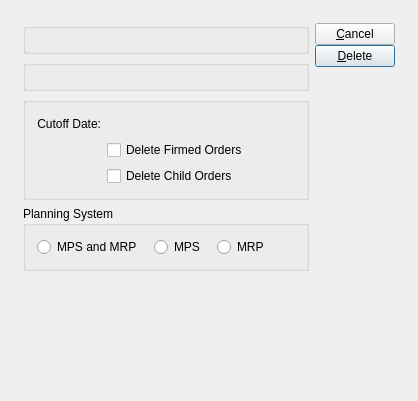
<?xml version="1.0" encoding="UTF-8"?>
<ui version="4.0">
 <comment>This file is part of the xTuple ERP: PostBooks Edition, a free and
open source Enterprise Resource Planning software suite,
Copyright (c) 1999-2019 by OpenMFG LLC, d/b/a xTuple.
It is licensed to you under the Common Public Attribution License
version 1.0, the full text of which (including xTuple-specific Exhibits)
is available at www.xtuple.com/CPAL.  By using this software, you agree
to be bound by its terms.</comment>
 <class>deletePlannedOrdersByPlannerCode</class>
 <widget class="QDialog" name="deletePlannedOrdersByPlannerCode">
  <property name="geometry">
   <rect>
    <x>0</x>
    <y>0</y>
    <width>418</width>
    <height>401</height>
   </rect>
  </property>
  <property name="sizeHint" stdset="0">
   <size>
    <width>432</width>
    <height>401</height>
   </size>
  </property>
  <property name="windowTitle">
   <string>Delete Planned Orders by Planner Code</string>
  </property>
  <layout class="QGridLayout" name="gridLayout_3">
   <item row="0" column="0">
    <layout class="QVBoxLayout" name="verticalLayout_2">
     <property name="spacing">
      <number>12</number>
     </property>
     <property name="margin">
      <number>12</number>
     </property>
     <item>
      <layout class="QHBoxLayout" name="horizontalLayout_2">
       <item>
        <layout class="QVBoxLayout" name="verticalLayout">
         <item>
          <widget class="ParameterGroup" name="_plannerCode">
           <property name="focusPolicy">
            <enum>Qt::TabFocus</enum>
           </property>
           <property name="title">
            <string/>
           </property>
           <property name="fixedSize">
            <bool>false</bool>
           </property>
          </widget>
         </item>
         <item>
          <widget class="WarehouseGroup" name="_warehouse">
           <property name="focusPolicy">
            <enum>Qt::TabFocus</enum>
           </property>
           <property name="title">
            <string/>
           </property>
           <property name="fixedSize">
            <bool>false</bool>
           </property>
          </widget>
         </item>
         <item>
          <widget class="QGroupBox" name="_optionsGroup">
           <property name="title">
            <string/>
           </property>
           <layout class="QGridLayout" name="gridLayout_2">
            <item row="0" column="0">
             <widget class="QLabel" name="_cutoffDateLit">
              <property name="text">
               <string>Cutoff Date:</string>
              </property>
              <property name="alignment">
               <set>Qt::AlignRight|Qt::AlignTrailing|Qt::AlignVCenter</set>
              </property>
             </widget>
            </item>
            <item row="0" column="1">
             <layout class="QHBoxLayout">
              <property name="spacing">
               <number>0</number>
              </property>
              <property name="margin">
               <number>0</number>
              </property>
              <item>
               <widget class="DLineEdit" name="_cutoffDate"/>
              </item>
              <item>
               <spacer>
                <property name="orientation">
                 <enum>Qt::Horizontal</enum>
                </property>
                <property name="sizeType">
                 <enum>QSizePolicy::Expanding</enum>
                </property>
                <property name="sizeHint" stdset="0">
                 <size>
                  <width>20</width>
                  <height>20</height>
                 </size>
                </property>
               </spacer>
              </item>
             </layout>
            </item>
            <item row="1" column="1">
             <widget class="QCheckBox" name="_deleteFirmed">
              <property name="text">
               <string>Delete Firmed Orders</string>
              </property>
             </widget>
            </item>
            <item row="2" column="1">
             <widget class="QCheckBox" name="_deleteChildren">
              <property name="text">
               <string>Delete Child Orders</string>
              </property>
             </widget>
            </item>
           </layout>
          </widget>
         </item>
         <item>
          <widget class="QGroupBox" name="_planningSystemGroup">
           <property name="title">
            <string>Planning System</string>
           </property>
           <layout class="QGridLayout" name="gridLayout">
            <item row="0" column="0">
             <layout class="QHBoxLayout" name="horizontalLayout">
              <property name="spacing">
               <number>12</number>
              </property>
              <item>
               <widget class="QRadioButton" name="_both">
                <property name="text">
                 <string>MPS and MRP</string>
                </property>
               </widget>
              </item>
              <item>
               <widget class="QRadioButton" name="_mps">
                <property name="text">
                 <string>MPS</string>
                </property>
               </widget>
              </item>
              <item>
               <widget class="QRadioButton" name="_mrp">
                <property name="text">
                 <string>MRP</string>
                </property>
               </widget>
              </item>
              <item>
               <spacer name="horizontalSpacer">
                <property name="orientation">
                 <enum>Qt::Horizontal</enum>
                </property>
                <property name="sizeHint" stdset="0">
                 <size>
                  <width>40</width>
                  <height>20</height>
                 </size>
                </property>
               </spacer>
              </item>
             </layout>
            </item>
           </layout>
          </widget>
         </item>
        </layout>
       </item>
       <item>
        <spacer>
         <property name="orientation">
          <enum>Qt::Horizontal</enum>
         </property>
         <property name="sizeType">
          <enum>QSizePolicy::Expanding</enum>
         </property>
         <property name="sizeHint" stdset="0">
          <size>
           <width>0</width>
           <height>10</height>
          </size>
         </property>
        </spacer>
       </item>
       <item>
        <layout class="QVBoxLayout">
         <property name="spacing">
          <number>0</number>
         </property>
         <property name="margin">
          <number>0</number>
         </property>
         <item>
          <layout class="QVBoxLayout">
           <property name="spacing">
            <number>0</number>
           </property>
           <property name="margin">
            <number>0</number>
           </property>
           <item>
            <widget class="QPushButton" name="_close">
             <property name="text">
              <string>&amp;Cancel</string>
             </property>
            </widget>
           </item>
           <item>
            <widget class="QPushButton" name="_delete">
             <property name="text">
              <string>&amp;Delete</string>
             </property>
             <property name="autoDefault">
              <bool>true</bool>
             </property>
             <property name="default">
              <bool>true</bool>
             </property>
            </widget>
           </item>
          </layout>
         </item>
         <item>
          <spacer>
           <property name="orientation">
            <enum>Qt::Vertical</enum>
           </property>
           <property name="sizeHint" stdset="0">
            <size>
             <width>20</width>
             <height>20</height>
            </size>
           </property>
          </spacer>
         </item>
        </layout>
       </item>
      </layout>
     </item>
     <item>
      <spacer>
       <property name="orientation">
        <enum>Qt::Vertical</enum>
       </property>
       <property name="sizeType">
        <enum>QSizePolicy::Expanding</enum>
       </property>
       <property name="sizeHint" stdset="0">
        <size>
         <width>206</width>
         <height>0</height>
        </size>
       </property>
      </spacer>
     </item>
    </layout>
   </item>
  </layout>
 </widget>
 <layoutdefault spacing="6" margin="11"/>
 <customwidgets>
  <customwidget>
   <class>DLineEdit</class>
   <extends>QWidget</extends>
   <header>datecluster.h</header>
   <container>1</container>
  </customwidget>
  <customwidget>
   <class>ParameterGroup</class>
   <extends>QGroupBox</extends>
   <header>parametergroup.h</header>
   <container>1</container>
  </customwidget>
  <customwidget>
   <class>WarehouseGroup</class>
   <extends>QGroupBox</extends>
   <header>warehousegroup.h</header>
   <container>1</container>
  </customwidget>
 </customwidgets>
 <tabstops>
  <tabstop>_plannerCode</tabstop>
  <tabstop>_warehouse</tabstop>
  <tabstop>_deleteFirmed</tabstop>
  <tabstop>_deleteChildren</tabstop>
  <tabstop>_both</tabstop>
  <tabstop>_mps</tabstop>
  <tabstop>_mrp</tabstop>
  <tabstop>_delete</tabstop>
  <tabstop>_close</tabstop>
 </tabstops>
 <resources/>
 <connections>
  <connection>
   <sender>_close</sender>
   <signal>clicked()</signal>
   <receiver>deletePlannedOrdersByPlannerCode</receiver>
   <slot>reject()</slot>
   <hints>
    <hint type="sourcelabel">
     <x>532</x>
     <y>27</y>
    </hint>
    <hint type="destinationlabel">
     <x>20</x>
     <y>20</y>
    </hint>
   </hints>
  </connection>
 </connections>
</ui>
